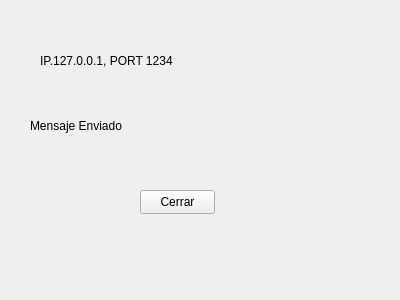
<?xml version="1.0" encoding="UTF-8"?>
<ui version="4.0">
 <class>Server</class>
 <widget class="QWidget" name="Server">
  <property name="geometry">
   <rect>
    <x>0</x>
    <y>0</y>
    <width>400</width>
    <height>300</height>
   </rect>
  </property>
  <property name="windowTitle">
   <string>Server</string>
  </property>
  <widget class="QPushButton" name="btn_close">
   <property name="geometry">
    <rect>
     <x>140</x>
     <y>190</y>
     <width>75</width>
     <height>24</height>
    </rect>
   </property>
   <property name="text">
    <string>Cerrar</string>
   </property>
  </widget>
  <widget class="QLabel" name="lbl_ip_port">
   <property name="geometry">
    <rect>
     <x>40</x>
     <y>30</y>
     <width>161</width>
     <height>61</height>
    </rect>
   </property>
   <property name="text">
    <string>IP.127.0.0.1, PORT 1234</string>
   </property>
  </widget>
  <widget class="QLabel" name="lbl_message">
   <property name="geometry">
    <rect>
     <x>30</x>
     <y>100</y>
     <width>131</width>
     <height>51</height>
    </rect>
   </property>
   <property name="text">
    <string>Mensaje Enviado</string>
   </property>
  </widget>
 </widget>
 <resources/>
 <connections/>
</ui>
